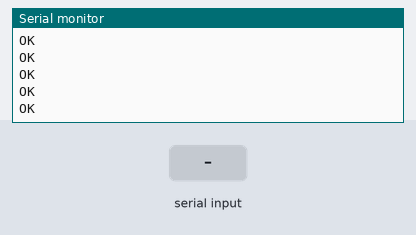
Bench run of a sketch on a simulated ESP32. On the bench: the last lines printed to the serial monitor. The inputs (shaded band) are chosen by the test bench. The modem accepts every AT command (registered, SIM ready, sends succeed) and sends nothing else.

Above: at 7.7 s.
7.8 s: "1" received over the second serial link
9.7 s: "0" received over the second serial link
At 10.2 s:
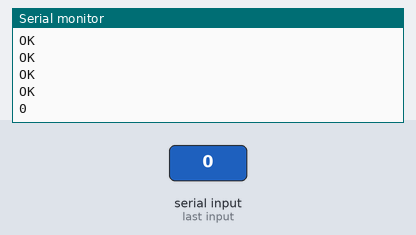
11.2 s: "2" received over the second serial link
At 11.7 s:
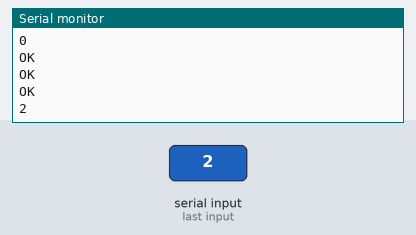

Measured:
- after the input at 9.7 s, the serial monitor: prints a new line after 0.06 s (image 1)
- after the input at 11.2 s, the serial monitor: prints a new line after 0.06 s (image 2)

The sketch:

c_digo_RYUW122_TAG.ino
```cpp
#include <HardwareSerial.h>

HardwareSerial mySerial(2); // Definir objeto para comunicación serial hardware en el puerto 2
#define NRST 23

void setup() {
  pinMode(NRST, OUTPUT);
  Serial.begin(115200);

  // Esperar a que el puerto serial se conecte. Solo necesario para USB nativo
  while (!Serial) {
    ;
  }

  // Inicializar comunicación serial para el módulo RYUW122
  mySerial.begin(115200, SERIAL_8N1, 16, 17); // Establecer velocidad de baudios y pines para ESP32

  HW_RESET(); // Realizar reseteo de hardware
  delay(1000);

  // Configuración como Tag
  sendATCommand("AT+MODE=0\r\n"); // Establecer el modo como Tag
  readResponse(); // Leer la respuesta del módulo
  delay(1000);

  sendATCommand("AT+NETWORKID=REYAX123\r\n"); // Establecer ID de red
  readResponse(); // Leer la respuesta del módulo
  delay(1000);

  sendATCommand("AT+ADDRESS=DAVID123\r\n"); // Establecer dirección del dispositivo
  readResponse(); // Leer la respuesta del módulo
  delay(1000);

  sendATCommand("AT+CPIN=FABC0002EEDCAA90FABC0002EEDCAA90\r\n"); // Establecer clave de encriptación
  readResponse(); // Leer la respuesta del módulo
  delay(1000);
}

void loop() {
  // Transmitir datos al Anchor
  sendATCommand("AT+TAG_SEND=S,HELLO\r\n");
  readResponse(); // Leer la respuesta del módulo
  delay(250); // Intervalo entre transmisiones, ajustar según sea necesario
}

// Función para enviar comandos AT al módulo RYUW122
void sendATCommand(String command) {
  mySerial.print(command); // Enviar el comando a RYUW122
  delay(250); // Esperar antes de enviar el siguiente comando
}

// Función para leer la respuesta del módulo RYUW122
void readResponse() {
  long startTime = millis(); // Guardar el tiempo de inicio
  while (!mySerial.available() && millis() - startTime < 250) {
    // Esperar la respuesta durante un máximo de 250 milisegundos
  }
  while (mySerial.available()) {
    Serial.write(mySerial.read()); // Eco de la respuesta en el monitor serie
  }
}

// Función para realizar un reseteo de hardware
void HW_RESET(){
      digitalWrite(NRST, LOW ); // Establecer pin NRST en bajo
      delay(500); // Esperar 500 milisegundos
      digitalWrite(NRST, HIGH); // Establecer pin NRST en alto
}
```
